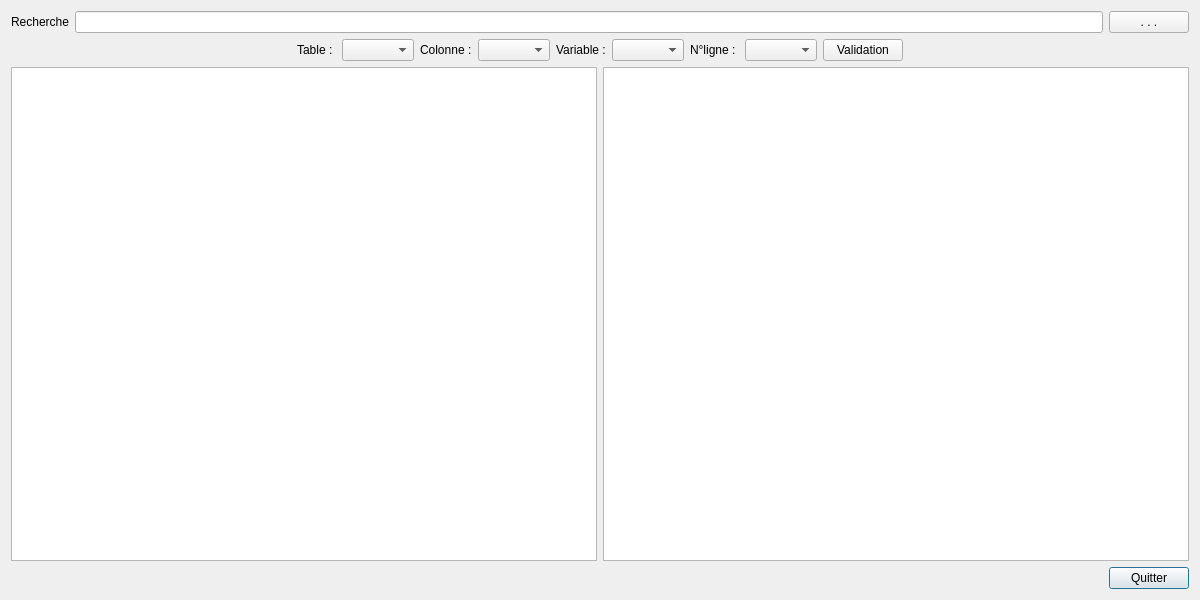
<?xml version="1.0" encoding="UTF-8"?>
<ui version="4.0">
 <class>connexion</class>
 <widget class="QDialog" name="connexion">
  <property name="geometry">
   <rect>
    <x>0</x>
    <y>0</y>
    <width>1200</width>
    <height>600</height>
   </rect>
  </property>
  <property name="windowTitle">
   <string>connexion</string>
  </property>
  <layout class="QGridLayout" name="gridLayout">
   <item row="3" column="0">
    <layout class="QHBoxLayout" name="horizontalLayout_2">
     <item>
      <spacer name="horizontalSpacer">
       <property name="orientation">
        <enum>Qt::Horizontal</enum>
       </property>
       <property name="sizeHint" stdset="0">
        <size>
         <width>40</width>
         <height>20</height>
        </size>
       </property>
      </spacer>
     </item>
     <item>
      <widget class="QPushButton" name="Pbu_Quitter">
       <property name="text">
        <string>Quitter</string>
       </property>
      </widget>
     </item>
    </layout>
   </item>
   <item row="0" column="0">
    <layout class="QHBoxLayout" name="horizontalLayout">
     <item>
      <widget class="QLabel" name="label">
       <property name="text">
        <string>Recherche</string>
       </property>
      </widget>
     </item>
     <item>
      <widget class="QLineEdit" name="lineEdit"/>
     </item>
     <item>
      <widget class="QPushButton" name="Pbu_Recherche">
       <property name="text">
        <string>. . .</string>
       </property>
      </widget>
     </item>
    </layout>
   </item>
   <item row="2" column="0">
    <layout class="QHBoxLayout" name="horizontalLayout_4">
     <item>
      <widget class="QTableView" name="tableView1_BDD"/>
     </item>
     <item>
      <widget class="QTableView" name="tableView2_BDD"/>
     </item>
    </layout>
   </item>
   <item row="1" column="0">
    <layout class="QHBoxLayout" name="horizontalLayout_5">
     <item>
      <spacer name="horizontalSpacer_3">
       <property name="orientation">
        <enum>Qt::Horizontal</enum>
       </property>
       <property name="sizeHint" stdset="0">
        <size>
         <width>40</width>
         <height>20</height>
        </size>
       </property>
      </spacer>
     </item>
     <item>
      <widget class="QLabel" name="Table">
       <property name="text">
        <string>Table : </string>
       </property>
      </widget>
     </item>
     <item>
      <widget class="QComboBox" name="Chx_Table"/>
     </item>
     <item>
      <widget class="QLabel" name="label_3">
       <property name="text">
        <string>Colonne :</string>
       </property>
      </widget>
     </item>
     <item>
      <widget class="QComboBox" name="Chx_Colonne"/>
     </item>
     <item>
      <widget class="QLabel" name="Variable">
       <property name="text">
        <string>Variable :</string>
       </property>
      </widget>
     </item>
     <item>
      <widget class="QComboBox" name="Chx_Variable"/>
     </item>
     <item>
      <widget class="QLabel" name="id">
       <property name="text">
        <string>N°ligne : </string>
       </property>
      </widget>
     </item>
     <item>
      <widget class="QComboBox" name="Num_Ligne"/>
     </item>
     <item>
      <widget class="QPushButton" name="Validation">
       <property name="text">
        <string>Validation</string>
       </property>
      </widget>
     </item>
     <item>
      <spacer name="horizontalSpacer_2">
       <property name="orientation">
        <enum>Qt::Horizontal</enum>
       </property>
       <property name="sizeHint" stdset="0">
        <size>
         <width>40</width>
         <height>20</height>
        </size>
       </property>
      </spacer>
     </item>
    </layout>
   </item>
  </layout>
 </widget>
 <layoutdefault spacing="6" margin="11"/>
 <tabstops>
  <tabstop>lineEdit</tabstop>
  <tabstop>Pbu_Recherche</tabstop>
  <tabstop>Pbu_Quitter</tabstop>
 </tabstops>
 <resources/>
 <connections>
  <connection>
   <sender>Pbu_Quitter</sender>
   <signal>clicked()</signal>
   <receiver>connexion</receiver>
   <slot>close()</slot>
   <hints>
    <hint type="sourcelabel">
     <x>1187</x>
     <y>587</y>
    </hint>
    <hint type="destinationlabel">
     <x>651</x>
     <y>566</y>
    </hint>
   </hints>
  </connection>
  <connection>
   <sender>Validation</sender>
   <signal>clicked()</signal>
   <receiver>tableView2_BDD</receiver>
   <slot>clearSelection()</slot>
   <hints>
    <hint type="sourcelabel">
     <x>736</x>
     <y>64</y>
    </hint>
    <hint type="destinationlabel">
     <x>708</x>
     <y>115</y>
    </hint>
   </hints>
  </connection>
  <connection>
   <sender>Validation</sender>
   <signal>clicked()</signal>
   <receiver>tableView1_BDD</receiver>
   <slot>clearSelection()</slot>
   <hints>
    <hint type="sourcelabel">
     <x>795</x>
     <y>59</y>
    </hint>
    <hint type="destinationlabel">
     <x>551</x>
     <y>89</y>
    </hint>
   </hints>
  </connection>
 </connections>
</ui>
